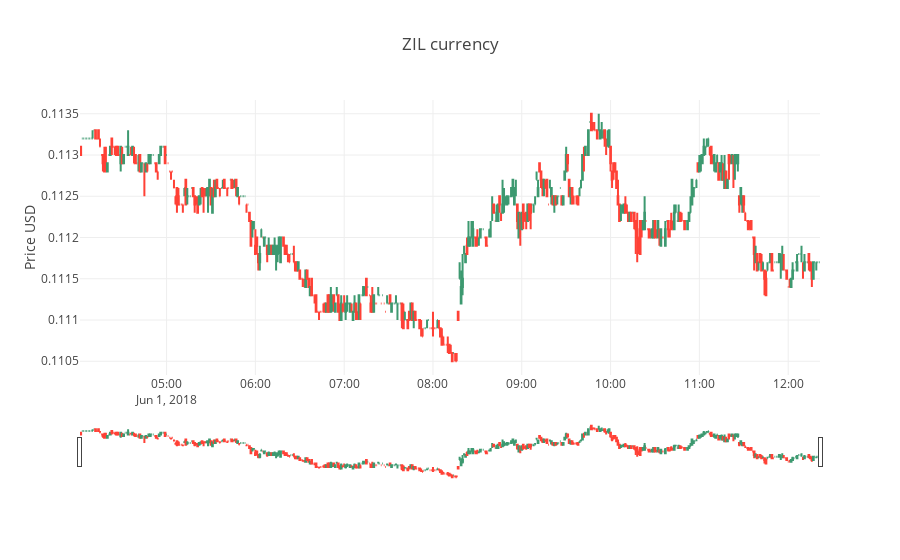

The notebook cell saved with this chart:
### Markdown cell above
### 2.2 Plot candlestick like graph

Plot only the most recent points to see if evereything did well.

### Code cell
trace = go.Candlestick(x=df.time,
                       open=df.open,
                       high=df.high,
                       low=df.low,
                       close=df.close)
data = [trace]
layout = {
    'title': f"{CRYPTO_SYMBOL} currency",
    'yaxis': {'title': 'Price USD'},
}
fig = dict(data=data, layout=layout)
iplot(fig)

### Figure 1 — Plotly figure (JSON) as saved in the notebook; plotly's stock layout.template omitted (floating-point values rounded to 4 significant figures; data arrays with more than 128 entries replaced by an {"elided": "..."} marker saying what was removed)
{"data": [{"close": {"elided": "500 float values"}, "high": {"elided": "500 float values"}, "low": {"elided": "500 float values"}, "open": {"elided": "500 float values"}, "type": "candlestick", "x": {"elided": "500 str values"}}], "layout": {"title": "ZIL currency", "yaxis": {"title": "Price USD"}}}
